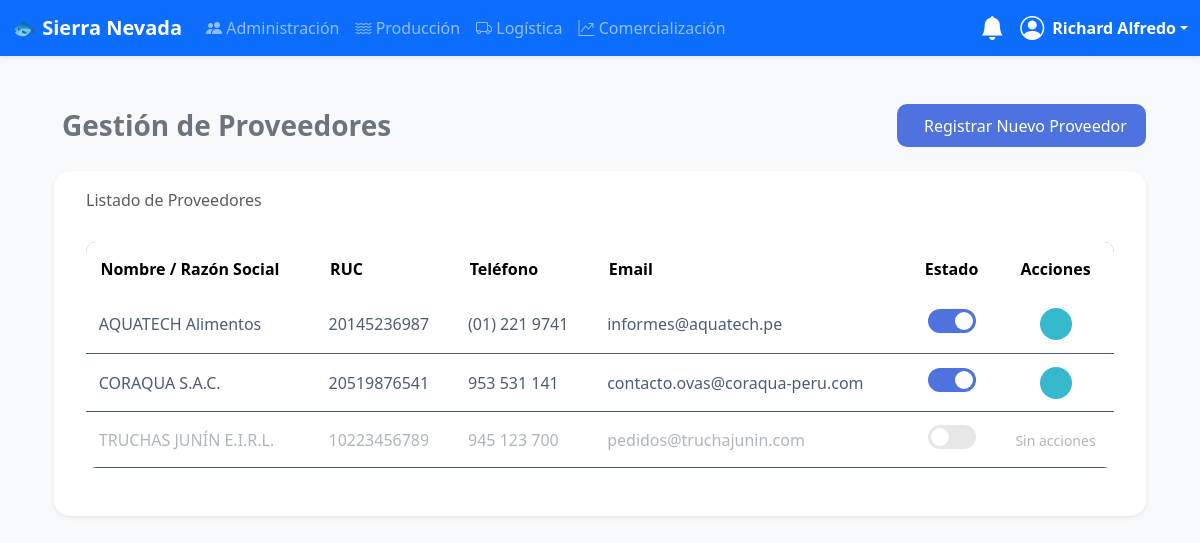
The app's page /logistica/proveedores/ (signed in) with its own data.
### usuarios/models.py (models this page shows, shortened)
class CustomUser(AbstractUser):
    dni = models.CharField(max_length=8, unique=True, null=True, blank=True)
    pregunta_seguridad = models.ForeignKey(PreguntaSeguridad, on_delete=models.SET_NULL, null=True, blank=True)
    respuesta_seguridad = models.CharField(max_length=255, null=True, blank=True)
    groups = models.ManyToManyField('auth.Group', related_name='customuser_set', blank=True, verbose_name='grupos')
    user_permissions = models.ManyToManyField('auth.Permission', related_name='customuser_set', blank=True)

### logistica/models.py (models this page shows, shortened)
class Proveedor(models.Model):
    nombre = models.CharField(max_length=255, verbose_name="Nombre o Razón Social")
    ruc = models.CharField(max_length=11, unique=True, verbose_name="RUC")
    direccion = models.CharField(max_length=255, blank=True, null=True, verbose_name="Dirección")
    telefono = models.CharField(max_length=20, blank=True, null=True, verbose_name="Teléfono")
    email = models.EmailField(blank=True, null=True, verbose_name="Correo Electrónico")
    estado = models.BooleanField(default=True)

### logistica/views.py (the view)
# urls.py: path('proveedores/', views.ProveedorListView.as_view(), name='proveedor-list'),
class ProveedorListView(LogisticaPermissionMixin, ListView):
    model = Proveedor
    template_name = 'logistica/proveedor_list.html'
    context_object_name = 'proveedores'
    paginate_by = 20
    def get_queryset(self):
        return Proveedor.objects.all().order_by('-estado', 'nombre')

### logistica/views.py (called while the page is built)
    def test_func(self):
        return self.request.user.is_staff or self.request.user.groups.filter(name='Logistica').exists()

### usuarios/templatetags/auth_extras.py (called while the page is built)
@register.filter(name='has_group')
def has_group(user, group_name):
    return user.groups.filter(name=group_name).exists()

### templates/logistica/proveedor_list.html (shortened to what this page needs)
{% extends 'base.html' %}
{% load static %}
{% block content %}
<div class="container-fluid py-4">
    <div class="d-flex align-items-center justify-content-between mb-4">
        <h3 class="fw-semibold text-secondary mb-0">
             Gestión de Proveedores
        </h3>
        <a href="{% url 'proveedor-create' %}" class="btn btn-primary d-flex align-items-center gap-2">
            <span>Registrar Nuevo Proveedor</span>
        </a>
    </div>
    <div class="card shadow-sm">
        <div class="card-header">
            <h6 class="text-muted mb-0">
                 Listado de Proveedores
            </h6>
        </div>
        <div class="card-body">
            <div class="table-responsive">
                <table class="table align-middle">
                    <thead>
                        <tr>
                            <th>Nombre / Razón Social</th>
                            <th>RUC</th>
                            <th>Teléfono</th>
                            <th>Email</th>
                            <th class="text-center">Estado</th>
                            <th class="text-center">Acciones</th>
                        </tr>
                    </thead>
                    <tbody>
                        {% for proveedor in proveedores %}
                        <tr class="{% if not proveedor.estado %}inactive-row{% endif %}">
                            <td>{{ proveedor.nombre }}</td>
                            <td>{{ proveedor.ruc }}</td>
                            <td>{{ proveedor.telefono|default:"N/A" }}</td>
                            <td>{{ proveedor.email|default:"N/A" }}</td>
                            <td class="text-center">
                                <form action="{% url 'proveedor-toggle' proveedor.pk %}" method="post"
                                    style="display:inline;">
                                    <button type="submit" class="btn btn-sm p-0" style="background:none; border:none;">
                                        <label class="switch"
                                            title="{% if proveedor.estado %}Activo{% else %}Inactivo{% endif %}">
                                            <span class="slider"></span>
                                        </label>
                                    </button>
                                </form>
                            </td>
                            <td class="text-center">
                                {% if proveedor.estado %}
                                <a href="{% url 'proveedor-update' proveedor.pk %}"
                                    class="btn btn-info btn-circle btn-sm" title="Editar">
                                </a>
                                {% else %}
                                <span class="text-muted small">Sin acciones</span>
                                {% endif %}
                            </td>
                        </tr>
                        {% empty %}
                        <tr>
                            <td colspan="6" class="text-center text-muted py-3">No hay proveedores registrados.</td>
                        </tr>
                        {% endfor %}
                    </tbody>
                </table>
            </div>
        </div>
    </div>
</div>
{% endblock %}

### templates/base.html (shortened to what this page needs)
<!doctype html>
<html lang="es">
{% load auth_extras %}
{% load static %} <head>
    <link href="https://cdn.jsdelivr.net/npm/bootstrap@5.3.3/dist/css/bootstrap.min.css" rel="stylesheet">
    <link rel="stylesheet" href="https://cdn.jsdelivr.net/npm/bootstrap-icons@1.11.3/font/bootstrap-icons.min.css">
</head>
<body>
    <nav class="navbar navbar-expand-lg navbar-dark bg-primary shadow-sm sticky-top">
        <div class="container-fluid">
            <a class="navbar-brand fw-bold" href="{% url 'welcome' %}">🐟 Sierra Nevada</a>
            <div class="collapse navbar-collapse" id="mainNavbar">
                {% if user.is_authenticated %}
                <ul class="navbar-nav me-auto mb-2 mb-lg-0">
                    {% if user.is_staff %}
                    <li class="nav-item"><a class="nav-link" href="{% url 'user-list' %}"><i class="bi bi-people-fill"></i> Administración</a></li>
                    {% endif %}
                    {% if user|has_group:"Produccion" %}
                    <li class="nav-item"><a class="nav-link" href="{% url 'dashboard-produccion' %}"><i class="bi bi-water"></i> Producción</a></li>
                    {% endif %}
                    {% if user|has_group:"Logistica" %}
                    <li class="nav-item"><a class="nav-link" href="{% url 'dashboard-logistica' %}"><i class="bi bi-truck"></i> Logística</a></li>
                    {% endif %}
                    {% if user|has_group:"Comercializacion" %}
                    <li class="nav-item"><a class="nav-link" href="{% url 'dashboard-comercializacion' %}"><i class="bi bi-graph-up-arrow"></i> Comercialización</a></li>
                    {% endif %}
                </ul>
                <div class="dropdown me-3">
                    <a href="#" class="d-flex align-items-center text-white text-decoration-none position-relative" id="notificationsDropdown" data-bs-toggle="dropdown" aria-expanded="false">
                        <i class="bi bi-bell-fill fs-4"></i>
                    </a>
                </div>
                <div class="dropdown">
                    <a href="#" class="d-flex align-items-center text-white text-decoration-none dropdown-toggle" data-bs-toggle="dropdown">
                        <i class="bi bi-person-circle fs-4 me-2"></i>
                        <strong>{{ user.first_name|default:user.username }}</strong>
                    </a>
                </div>
                {% endif %}
            </div>
        </div>
    </nav>
    <main class="container my-4">
        {% block content %}{% endblock %}
    </main>
</body>
</html>

### templates/base.html (style rules this page uses)
body { background-color: #f8f9fa; }
.card { box-shadow: 0 2px 4px rgba(0,0,0,0.05); }

### templates/logistica/proveedor_list.html (style rules this page uses)
body { background-color: #f8f9fb; }
.card { border: none; border-radius: 16px; box-shadow: 0 2px 10px rgba(0, 0, 0, 0.05); }
.card-header { background-color: transparent; border-bottom: none; padding: 1.25rem 1.5rem 0 1.5rem; }
.card-body { padding: 2rem; }
.btn-primary { background-color: #4e73df; border: none; border-radius: 10px; padding: 0.6rem 1.2rem; transition: all 0.3s ease; }
.table { border: none; border-radius: 10px; overflow: hidden; }
.table thead { background-color: #4e73df; color: #fff; }
.table th { font-weight: 600; padding: 0.9rem; vertical-align: middle; border-bottom: none; }
.table td { color: #4e5d73; padding: 0.8rem; vertical-align: middle; }
.btn-circle { border-radius: 50%; width: 32px; height: 32px; display: inline-flex; align-items: center; justify-content: center; }
.btn-info { background-color: #36b9cc; border: none; }
.switch { position: relative; display: inline-block; width: 48px; height: 24px; }
.slider { position: absolute; cursor: pointer; background-color: #ccc; border-radius: 24px; top: 0; left: 0; right: 0; bottom: 0; transition: .3s; }
.slider:before { position: absolute; content: ""; height: 18px; width: 18px; left: 3px; bottom: 3px; background-color: white; transition: .3s; border-radius: 50%; }
input:checked+.slider { background-color: #4e73df; }
input:checked+.slider:before { transform: translateX(24px); }
.inactive-row { opacity: 0.45; }

### records on screen
CustomUser: first_name "Richard Alfredo"
Proveedor: nombre "AQUATECH Alimentos", ruc "20145236987", telefono "(01) 221 9741", email "informes@aquatech.pe"
Proveedor: nombre "CORAQUA S.A.C.", ruc "20519876541", telefono "953 531 141", email "contacto.ovas@coraqua-peru.com"
Proveedor: nombre "TRUCHAS JUNÍN E.I.R.L.", ruc "10223456789", telefono "945 123 700", email "pedidos@truchajunin.com", estado "Sin acciones"
